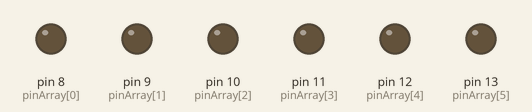
Simulated run of this sketch. Board: Arduino Uno, built with avr-gcc and run on an emulated ATmega328P. Shown: output pins drawn as LEDs (lit = HIGH).

Above: at 0.1 s.
At 1.7 s:
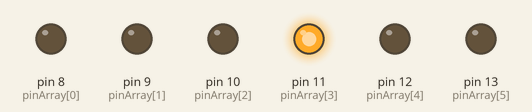
At 3.3 s:
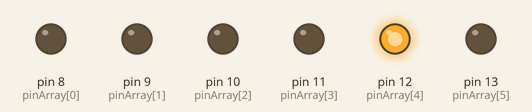
At 6.7 s:
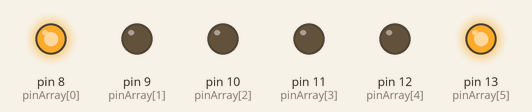
At 9.9 s:
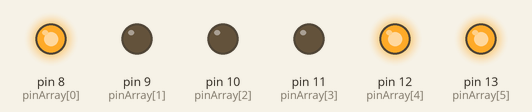
At 13.2 s:
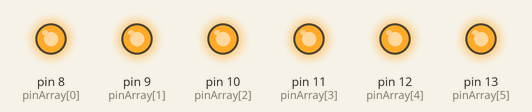
Timing chart, 0 to 15.9 s (numbered marks = the images above):
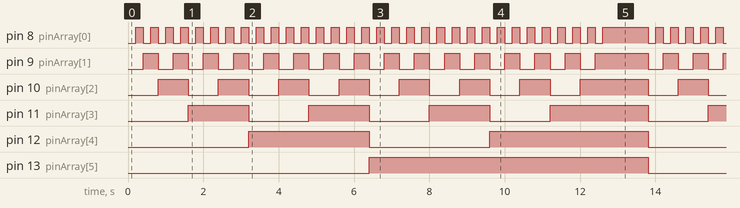

The sketch:

DigitalRuftAnalogRampe_Kurs.ino
```cpp
/*  Digital ruft analog
Dieser Sketch zeigt die Digital/Analog-Wandlung über eine Widerstandsleiter
Referenz:      http://arduino.cc/en/Reference/PinMode
               http://arduino.cc/en/Reference/Constants
               http://arduino.cc/en/Reference/For
               http://arduino.cc/en/Reference/DigitalWrite
               http://arduino.cc/en/Reference/BitRead  */

#define VERSUCHE 5                           // Anzahl der Wiederholungen
#define BITANZAHL 6                          // 6 BIT Wandler
#define RESOLUTION 64                        // 6 Bit Wandler macht 64 Schritte
#define WARTEN 200                           // Zeit zwischen 2 Werten
#define WARTEN2 1000                         // Zeit zwischen 2 Versuchen

int pinArray[] = {8, 9, 10, 11, 12, 13};     // die 6 Pins des 6BIT DA Wandler
byte R2RPattern;                             // Bit Wert der gewandelt werden soll

void setup()
{
  for(int i = 0; i < BITANZAHL; i++)
  {
    pinMode(pinArray[i], OUTPUT);             // alle Pins als Ausgang programmieren
  }  // for
  R2RPattern = B000000;                       // Bitmuster zur Ansteuerung der digitalen Ausgänge
} // setup()

void loop()
{
  for(int m = 0; m < VERSUCHE; m++)
  {
    R2RPattern = B000000;                       // Startwert "0"
    for(int n = 0; n < RESOLUTION; n++)
    {
      for(int i = 0; i < BITANZAHL; i++)
      {                                         // wenn Bit = 1 dann Ausgang == HIGH, sonst LOW
        digitalWrite(pinArray[i], bitRead(R2RPattern, i) == 1?HIGH:LOW);
      } // for
      delay(WARTEN);
      R2RPattern++;                             // Bitwert um eins erhöhen
    } // for
    delay(WARTEN2);
  }  // for
} // loop
```

Measured:
- by itself, pin 8 (pinArray[0]): moves between LOW and HIGH, repeating every 13.8 s
- by itself, pin 10 (pinArray[2]): repeats every 13.8 s: 6 × (LOW 0.80 s, HIGH 0.80 s), LOW 0.80 s, HIGH 1.8 s, LOW 0.80 s, HIGH 0.80 s
- by itself, pin 11 (pinArray[3]): repeats every 13.8 s: 2 × (LOW 1.6 s, HIGH 1.6 s), LOW 1.6 s, HIGH 2.6 s, LOW 1.6 s, HIGH 1.6 s
- by itself, pin 12 (pinArray[4]): repeats every 13.8 s: LOW 3.2 s, HIGH 4.2 s, LOW 3.2 s, HIGH 3.2 s
- by itself, pin 13 (pinArray[5]): alternates HIGH for 7.4 s and LOW for 6.4 s
- by itself, pin 9 (pinArray[1]): goes 15 × (HIGH 0.40 s, LOW 0.40 s), HIGH 1.4 s, 15 × (LOW 0.40 s, HIGH 0.40 s), LOW 0.40 s, HIGH 1.4 s, 15 × (LOW 0.40 s, HIGH 0.40 s), then LOW
